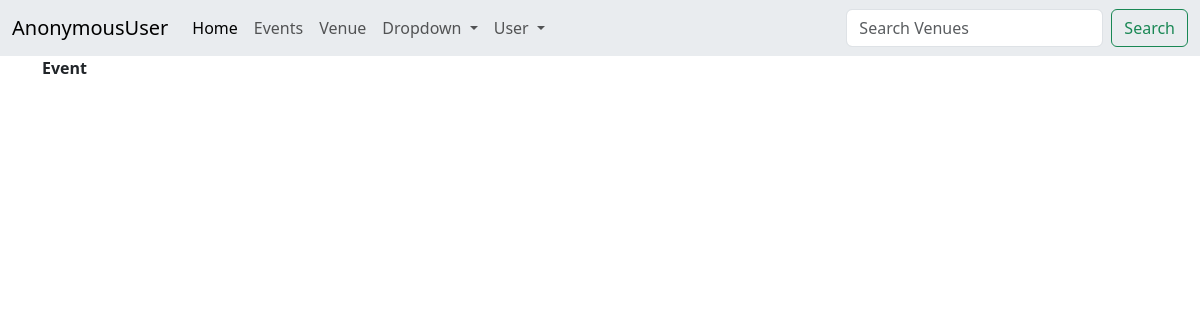
/event, run on an earlier commit of the app's database.
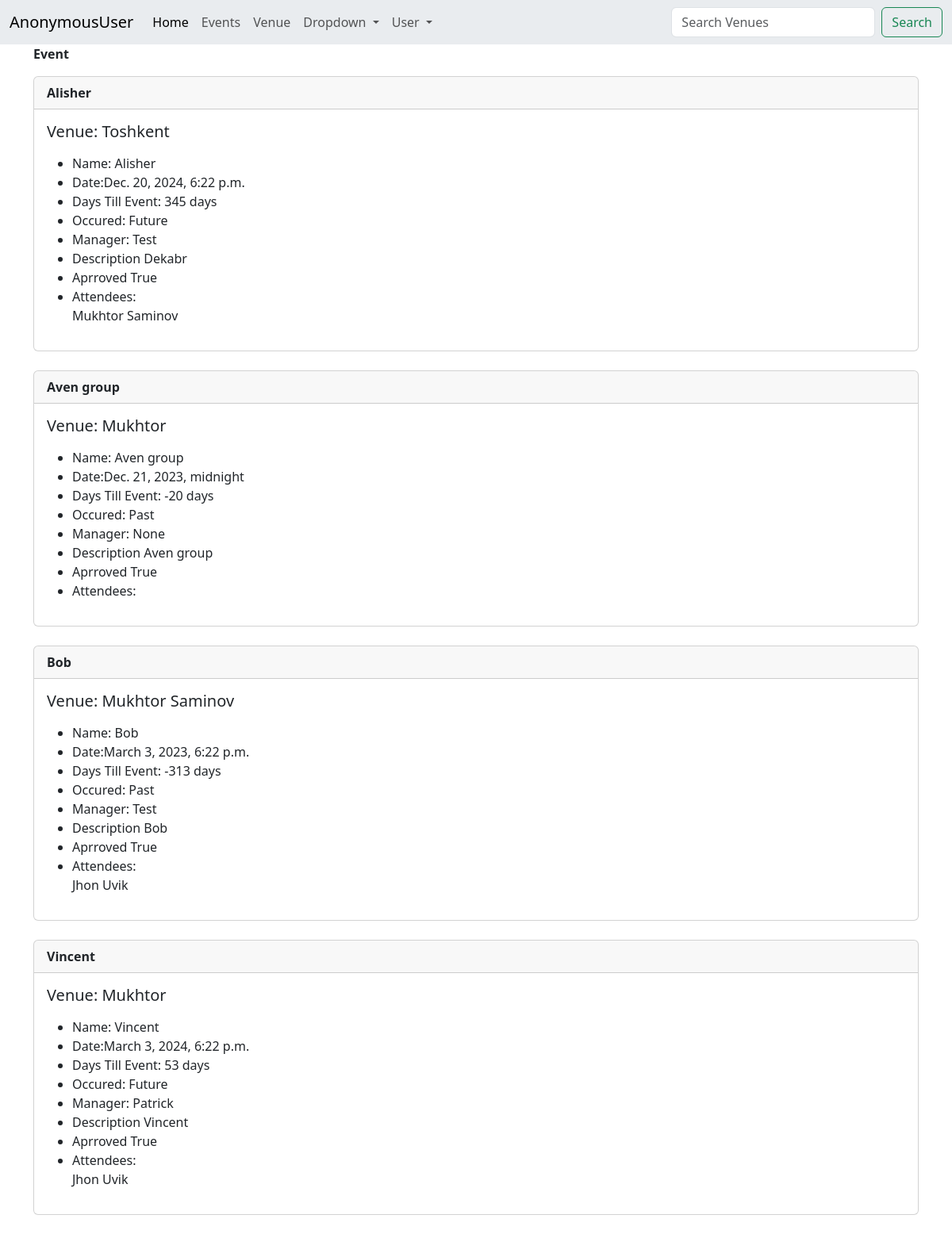
And on a later commit of the database.
### home/models.py (models this page shows)
class Event(models.Model):
    name=models.CharField("Event Name",max_length=120)
    event_data=models.DateTimeField('Event Data')
    venue=models.ForeignKey(Venue,blank=True,null=True,on_delete=models.CASCADE)
    manager=models.ForeignKey(User,blank=True,null=True,on_delete=models.SET_NULL)
    description=models.TextField(blank=True)
    attendees=models.ManyToManyField(MyClubUser,blank=True)
    aprroved=models.BooleanField("Aprroved",default=False)
    def __str__(self):
        return self.name
    @property
    def Days_till(self):
        today=date.today()
        days_till=self.event_data.date()-today
        days_till_stripped=str(days_till).split(',',1)[0]
        return days_till_stripped
    @property
    def Is_Past(self):
        today=date.today()
        if self.event_data.date()<today:
            thing="Past"
        else:
            thing="Future"
        return thing

class Venue(models.Model):
    name=models.CharField('Venue Name',max_length=120)
    address=models.CharField(max_length=300)
    zip_code=models.CharField('Zip Code',max_length=100)
    phone=models.CharField('Contact Phone',max_length=100,blank=True)
    web=models.URLField('Website Address',blank=True)
    email_address=models.EmailField('Email',blank=True)
    owner=models.IntegerField('Venue Owner',blank=False,default=1)
    venue_image=models.ImageField(null=True,blank=True,upload_to="venue_image/")
    def __str__(self):
        return self.name

class MyClubUser(models.Model):
    firstname=models.CharField(max_length=50)
    lastname=models.CharField(max_length=50)
    email=models.EmailField('User Email')
    def __str__(self):
        return self.firstname + " " + self.lastname

### home/views.py (the view)
# urls.py: path('event',views.all_event,name='events_list'),
def all_event(request):
    event_list=Event.objects.all().order_by('name')
    return render(request, 'events_list.html', {'event_list':event_list})

### Template/events_list.html (shortened to what this page needs)
{% extends "base.html" %}
{% block content %}
<p><strong>Event</strong>  </p>
{% for event in event_list %}
{% if event.aprroved %}
<div class="card">
    <div class="card-header">
        <strong>{{ event }}</strong>
    </div>
    <div class="card-body">
      <h5 class="card-title">Venue: {{ event.venue }}
      </h5>
      <p class="card-text">
        <ul>
        <li>Name: {{ event.name }} </li>
        <li> Date:{{ event.event_data }} </li>
        <li>Days Till Event: {{ event.Days_till }} </li>
        <li> Occured: {{ event.Is_Past }}</li>
        <li>Manager: {{ event.manager }} </li>
        <li> Description {{ event.description }} </li>
        <li> Aprroved {{ event.aprroved}} </li>
        <li>Attendees: <br>
            {% for user in event.attendees.all %}
            {{ user }}<br>
            {% endfor %}
        </li>
        </ul>
      </p>
    </div>
  </div><br>
  {% endif %}
  {% endfor %}
{% endblock %}

What changed in the data, as far as the page shows it:
now on this page (row edited): Event: name "Alisher", venue "Toshkent", event_data "Dec. 20, 2024, 6:22 p.m.", Days_till "345 days", Is_Past "Future", manager "Test", description "Dekabr", aprroved "True"
now on this page (row unchanged): MyClubUser: firstname+lastname "Mukhtor Saminov", shown under "Alisher"
now on this page (row edited): Event: name "Aven group", venue "Mukhtor", event_data "Dec. 21, 2023, midnight", Days_till "-20 days", Is_Past "Past", manager "None", description "Aven group", aprroved "True"
now on this page (row edited): Event: name "Bob", venue "Mukhtor Saminov", event_data "March 3, 2023, 6:22 p.m.", Days_till "-313 days", Is_Past "Past", manager "Test", description "Bob", aprroved "True"
now on this page (row unchanged): MyClubUser: firstname+lastname "Jhon Uvik"
now on this page (row edited): Event: name "Vincent", venue "Mukhtor", event_data "March 3, 2024, 6:22 p.m.", Days_till "53 days", Is_Past "Future", manager "Patrick", description "Vincent", aprroved "True"
